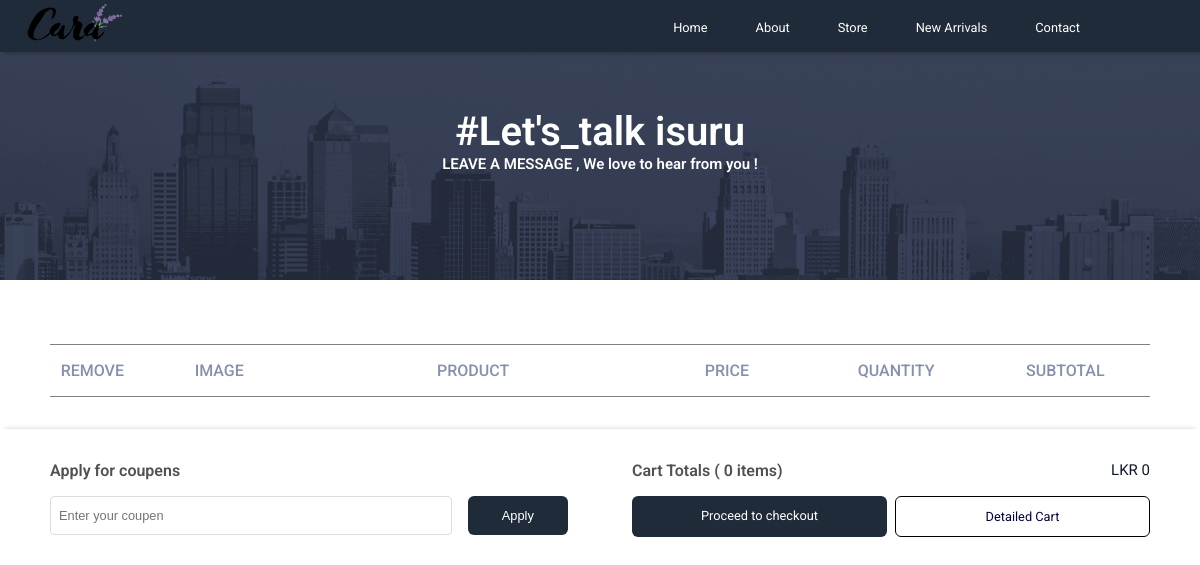
The page /cart/ (signed in) on the database as committed earlier.
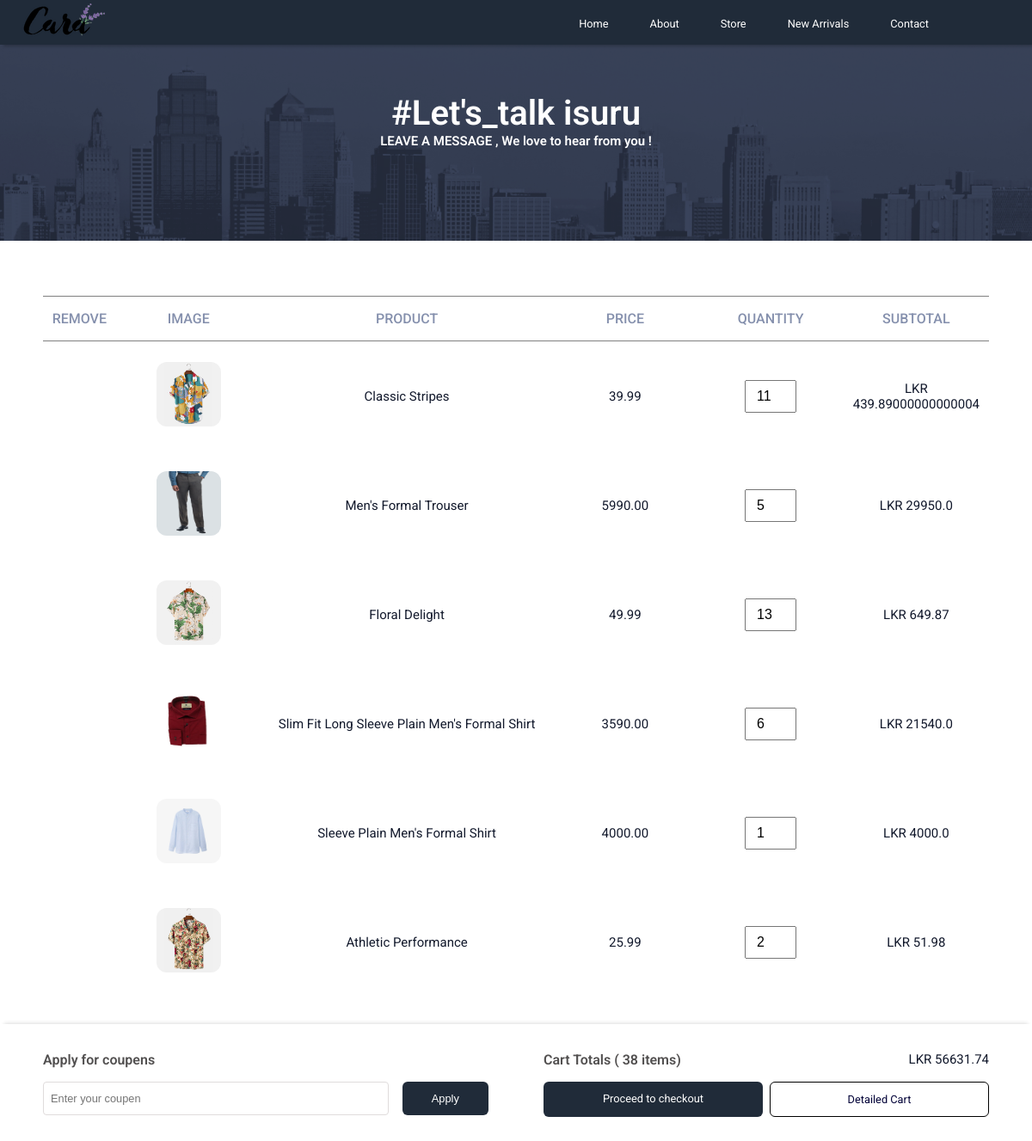
The same page on the database as committed later.
### store/models.py (models this page shows, shortened)
class Order(models.Model):
    customer = models.ForeignKey(Customer, on_delete=models.SET_NULL, null=True, blank=True)
    date_ordered = models.DateTimeField(auto_now_add=True)
    complete = models.BooleanField(default=False)
    transaction_id = models.CharField(max_length=100, null=True)
    @property
    def get_cart_total(self):
        orderItems = self.orderitem_set.all()
        total = sum([item.get_total for item in orderItems])
        return total
    @property
    def get_cart_item_total(self):
        orderItems = self.orderitem_set.all()
        item_total = sum([item.quantity for item in orderItems])
        return item_total

class OrderItem(models.Model):
    product = models.ForeignKey(Product, on_delete=models.SET_NULL, null=True)
    order = models.ForeignKey(Order, on_delete=models.SET_NULL, null=True)
    quantity = models.IntegerField(default=0, null=True, blank=True)
    date_added = models.DateTimeField(auto_now_add=True)
    @property
    def get_total(self):
        return float(self.product.price * self.quantity)

class Product(models.Model):
    name = models.CharField(max_length=200, null=True)
    price = models.FloatField(max_length=200, null=True)
    brand = models.CharField(max_length=200, null=True)
    image = models.ImageField(null=True, blank=True)
    @property
    def imageURL(self):
        try:
            url = self.image.url
        except:
            url = ""
        return url

### store/views.py (the view)
# urls.py: path('cart/', views.cart, name="cart"),
def cart(request):
    if request.user.is_authenticated:
        customer = request.user.customer
        order, created = Order.objects.get_or_create(customer=customer, complete=False)
        cart_items = order.orderitem_set.all()
    else:
        cart_items = []
        order = []
    context = {"cart_items": cart_items, "order": order}
    return render(request, "cart.html", context)

### templates/cart.html (shortened to what this page needs)
<!DOCTYPE html>
{% extends "main.html" %}
{% block content %}
<html lang="en">
<head>
</head>
<body>
<section class="page-header-2 section">
    <div class="page-header-container container">
        <h2 class="page-title">#Let's_talk {{ request.user.username }}</h2>
        <h4 class="page-subtitle">LEAVE A MESSAGE , We love to hear from you !</h4>
    </div>
</section>
<section class="cart-section container">
    <table width="100%" class="cart-table">
        <thead>
        <tr>
            <td>Remove</td>
            <td>Image</td>
            <td>Product</td>
            <td>Price</td>
            <td>Quantity</td>
            <td>Subtotal</td>
        </tr>
        </thead>
        <tbody>
        {% for cart_item in  cart_items %}
            <tr class="table-row">
                <td><a href=""></a></td>
                <td><img src="{{ cart_item.product.imageURL }}" alt="" class="cart-image"></td>
                <td>{{ cart_item.product.name }}</td>
                <td>{{ cart_item.product.price|floatformat:2 }}</td>
                <td><input type="number" class="input-quantity" value="{{ cart_item.quantity }}"></td>
                <td>LKR {{ cart_item.get_total }}</td>
            </tr>
        {% endfor %}
        </tbody>
    </table>
</section>
<section class="cart-description section">
    <div class="cart-description-container container">
        <div class="coupon">
            <h3 class="coupen-title">Apply for coupens</h3>
            <div class="coupen-input-container">
                <input type="text" class="code-input" placeholder="Enter your coupen">
                <button class="button-3">Apply</button>
            </div>
        </div>
        <div class="cart-total">
            <div class="cart-total-container">
                <h3 class="coupen-title">Cart Totals ( {{ order.get_cart_item_total }} items)</h3>
             <p class="checkout-subtotal">LKR {{ order.get_cart_total }}</p>
            </div>
             <div class="checkout-button">
                    <a href="{% url "checkout" %}" class="button-3 ">Proceed to checkout</a>
                    <a href="" class="button-4 ">Detailed Cart</a>
                </div>
        </div>
    </div>
</section>
{% endblock content  %}

### templates/main.html (shortened to what this page needs)
<!DOCTYPE html>
{% load static %}
<html lang="en">
<head>
    <link rel="stylesheet" type="text/css" href="{% static "css/style.css" %}">
    <link rel="stylesheet" type="text/css" href="{% static "css/login.css" %}">
    <link rel="stylesheet" href="https://unicons.iconscout.com/release/v4.0.8/css/line.css">
</head>
<body>
{% include "navbar.html" %}
{% block content %}
{% endblock %}
</body>
</html>

### templates/navbar.html (shortened to what this page needs)
{% block content %}
    <header class="header" id="header">
        <nav class="navbar ">
            <a href="#" class="nav-logo"><img src="../static/images/logo.png" alt="" class="logo"></a>
            <div class="nav-menu" id="nav-menu">
                <ul class="nav-list" id="nav-list">
                    <li class="nav-item">
                        <a href="{% url "home" %}" class="nav-link">Home</a>
                    </li>
                    <li class="nav-item">
                        <a href="{% url "about" %}" class="nav-link">About</a>
                    </li>
                    <li class="nav-item">
                        <a href="{% url "store" %}" class="nav-link">Store</a>
                    </li>
                    <li class="nav-item">
                        <a href="#" class="nav-link">New Arrivals</a>
                    </li>
                    <li class="nav-item">
                        <a href="{% url "contact" %}" class="nav-link">Contact </a>
                    </li>
                </ul>
            </div>
        </nav>
    </header>
{% endblock content %}

### static/css/style.css (style rules this page uses)
:root { --first-color: hsl(228, 66%, 53%); --first-color-alt: hsl(228, 66%, 47%); --first-color-light: hsl(228, 62%, 59%); --first-color-lighten: hsl(228, 100%, 97%); --second-color: hsl(25, 83%, 53%); --title-color: hsl(157, 66%, 41%); --text-color: hsl(228, 15%, 50%); --text-color-light: hsl(228, 12%, 75%); --border-color: hsl(228, 99%, 98%); --body-color: #fff; --container-color: #fff; --body-font: 'Poppins', sans-serif; --biggest-font-size: 2.25rem; --h1-font-size: 1.5rem; --h2-font-size: 1.25rem; --h3-font-size: 1rem; --normal-font-size: .938rem; --small-font-size: .813rem; --smaller-font-size: .75rem; }
* { box-sizing: border-box; margin: 0; padding: 0; }
body { margin: 0; font-family: var(--body-font); font-size: var(--normal-font-size); background: var(--body-color); color: var(--text-color); }
h1, h2, h3, h4, h5, h6 { color: var(--title-color); font-weight: 600; padding: 0; margin: 0; }
a { text-decoration: none; }
img { max-width: 100%; height: auto; }
ul { list-style: none; }
.section { padding: 0; margin-top: 32px; margin-bottom: 64px; }
.container { max-width: 1100px; margin: 0 auto; }
.button-3 { font-size: 0.8rem; padding: 12px 24px; color: #ffffff; background-color: #202b39; border-radius: 6px; border: none; cursor: pointer; outline: none; transition: 0.1s; text-align: center; }
.button-4 { font-size: 0.8rem; padding: 12px 24px; color: #030338; background-color: #ffffff; border-radius: 6px; outline: none; transition: 0.1s; text-align: center; border: 1px solid black; }
.navbar { padding: 4px 24px; width: 100%; display: flex; top: 0; left: 0; justify-content: space-between; align-items: center; position: fixed; z-index: 10; background-color: #202b39; box-shadow: 4px 2px 3px rgba(0, 0, 0, 0.2); }
.nav-list { display: flex; align-items: center; column-gap: 48px; font-size: var(--h3-font-size); }
.nav-link { color: #fff; font-size: 0.8rem; }
.page-title, .page-subtitle { color: #ffffff; text-align: center; }
.page-title { font-size: 2.5rem; }
.page-header-2 { margin-top: 0; background-image: url("../images/about/banner.png"); height: 35vh; background-size: cover; align-items: center; display: grid; }
.cart-section { margin: 0 auto; }
.cart-section table { width: 100%; border-collapse: collapse; table-layout: fixed; }
.cart-section table td:nth-child(1) { width: 60px; text-align: center; }
.cart-section table td:nth-child(2), .cart-section table td:nth-child(4), .cart-section table td:nth-child(5), .cart-section table td:nth-child(6) { width: 120px; text-align: center; }
.cart-section table td:nth-child(3) { width: 240px; text-align: center; }
.cart-section table img { width: 75px; }
.cart-section table thead { border: 1px solid grey; border-left: none; border-right: none; }
.cart-section table thead td { font-size: 1rem; font-weight: 500; padding: 16px 0; color: var(--text-color); text-transform: uppercase; }
.cart-section table tbody tr td { padding: 24px 0; }
.input-quantity { padding: 8px 4px 8px 12px; width: 60px; font-size: 1rem; }
.cart-description { margin-top: 32px; padding-top: 2rem; box-shadow: 0px -5px 5px -5px rgba(0, 0, 0, 0.2); }
.cart-image { width: 75px; height: 75px; border-radius: 0.75rem; }
.cart-total-container { display: flex; justify-content: space-between; }
.coupen-title { color: #525050; font-size: 1rem; }
.cart-description-container { display: grid; grid-template-columns: 1fr 1fr; gap: 64px; }
.coupon { text-align: start; }
.checkout-button { display: grid; grid-template-columns:repeat(2, 1fr); grid-gap: 8px; margin-top: 16px; }
.coupen-input-container { display: grid; grid-template-columns: 4fr 1fr; margin-top: 16px; grid-gap: 16px; }
.code-input { width: 100%; padding: 8px; margin-right: 12px; border: 1px solid #e0dcdc; border-radius: 4px; font-size: 0.8rem; }
.cart-total { display: flex; flex-direction: column; }

### static/css/login.css (style rules this page uses)
:root { --first-color: #12192C; --text-color: #8590AD; }
:root { --body-font: 'Roboto', sans-serif; --big-font-size: 2rem; --normal-font-size: 0.938rem; --smaller-font-size: 0.875rem; }
*,::before,::after { box-sizing: border-box; }
body { margin: 0; padding: 0; font-family: var(--body-font); color: var(--first-color); }
a { text-decoration: none; }
img { max-width: 100%; height: auto; }

Rows that differ between the two databases and show on the page:
added OrderItem: product.imageURL (picture), product.name "Classic Stripes", product.price "39.99", quantity "11", get_total "439.89000000000004"
added OrderItem: product.imageURL (picture), product.name "Men's Formal Trouser", product.price "5990.00", quantity "5", get_total "29950.0"
added OrderItem: product.imageURL (picture), product.name "Floral Delight", product.price "49.99", quantity "13", get_total "649.87"
added OrderItem: product.imageURL (picture), product.name "Slim Fit Long Sleeve Plain Men's Formal Shirt", product.price "3590.00", quantity "6", get_total "21540.0"
added OrderItem: product.imageURL (picture), product.name "Sleeve Plain Men's Formal Shirt", product.price "4000.00", quantity "1", get_total "4000.0"
added OrderItem: product.imageURL (picture), product.name "Athletic Performance", product.price "25.99", quantity "2", get_total "51.98"
computed for Order: get_cart_item_total "0" → "38"; get_cart_total "0" → "56631.74"
